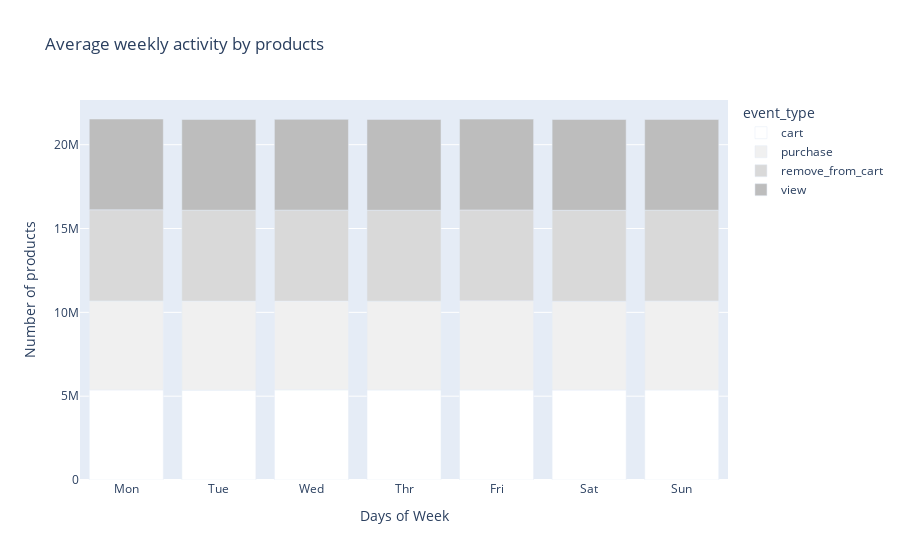

The notebook cell this image was saved under:
### Code cell
fig = px.bar(daywk_evnt_type['product_id'].unstack(),
      title="Average weekly activity by products",
      labels={"event_time": "Days of Week",
              "value": "Number of products"},
      color_discrete_sequence=px.colors.sequential.Greys)
fig = fig.update_xaxes(type='category')

fig = fig.update_xaxes(tickangle=0,
                 tickmode = 'array',
                 tickvals = ['0', '1', '2', '3', '4', '5', '6'],
                 ticktext= ['Mon', 'Tue', 'Wed', 'Thr', 'Fri', 'Sat', 'Sun'])
fig.show()

### Figure 1 — Plotly figure (JSON) as saved in the notebook; plotly's stock layout.template omitted (floating-point values rounded to 4 significant figures)
{"data": [{"alignmentgroup": "True", "hovertemplate": "event_type=cart<br>Days of Week=%{x}<br>Number of products=%{y}<extra></extra>", "legendgroup": "cart", "marker": {"color": "rgb(255,255,255)"}, "name": "cart", "offsetgroup": "cart", "orientation": "v", "showlegend": true, "textposition": "auto", "type": "bar", "x": [0, 1, 2, 3, 4, 5, 6], "xaxis": "x", "y": [5375000.0, 5361000.0, 5379000.0, 5374000.0, 5374000.0, 5370000.0, 5368000.0], "yaxis": "y"}, {"alignmentgroup": "True", "hovertemplate": "event_type=purchase<br>Days of Week=%{x}<br>Number of products=%{y}<extra></extra>", "legendgroup": "purchase", "marker": {"color": "rgb(240,240,240)"}, "name": "purchase", "offsetgroup": "purchase", "orientation": "v", "showlegend": true, "textposition": "auto", "type": "bar", "x": [0, 1, 2, 3, 4, 5, 6], "xaxis": "x", "y": [5307000.0, 5312000.0, 5292000.0, 5290000.0, 5315000.0, 5291000.0, 5311000.0], "yaxis": "y"}, {"alignmentgroup": "True", "hovertemplate": "event_type=remove_from_cart<br>Days of Week=%{x}<br>Number of products=%{y}<extra></extra>", "legendgroup": "remove_from_cart", "marker": {"color": "rgb(217,217,217)"}, "name": "remove_from_cart", "offsetgroup": "remove_from_cart", "orientation": "v", "showlegend": true, "textposition": "auto", "type": "bar", "x": [0, 1, 2, 3, 4, 5, 6], "xaxis": "x", "y": [5437000.0, 5419000.0, 5425000.0, 5425000.0, 5419000.0, 5425000.0, 5413000.0], "yaxis": "y"}, {"alignmentgroup": "True", "hovertemplate": "event_type=view<br>Days of Week=%{x}<br>Number of products=%{y}<extra></extra>", "legendgroup": "view", "marker": {"color": "rgb(189,189,189)"}, "name": "view", "offsetgroup": "view", "orientation": "v", "showlegend": true, "textposition": "auto", "type": "bar", "x": [0, 1, 2, 3, 4, 5, 6], "xaxis": "x", "y": [5415000.0, 5411000.0, 5416000.0, 5421000.0, 5419000.0, 5419000.0, 5414000.0], "yaxis": "y"}], "layout": {"barmode": "relative", "legend": {"title": {"text": "event_type"}, "tracegroupgap": 0}, "title": {"text": "Average weekly activity by products"}, "xaxis": {"anchor": "y", "domain": [0, 1], "tickangle": 0, "tickmode": "array", "ticktext": ["Mon", "Tue", "Wed", "Thr", "Fri", "Sat", "Sun"], "tickvals": ["0", "1", "2", "3", "4", "5", "6"], "title": {"text": "Days of Week"}, "type": "category"}, "yaxis": {"anchor": "x", "domain": [0, 1], "title": {"text": "Number of products"}}}}
